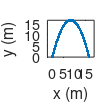

This figure's MATLAB source:
%% Example of Matlab Live Script
% Here, let us illustrate how a live script works. A live script provides for 
% a level of interaction that a regular script does not.
% Equation of projectile motion
% Let us assume that the x-axis is the horizontal ground and the y axis points 
% upwards. We have a projectile, with initial position $(x_{0},y_{0})=(0,0)$ and 
% with initial speed of V and an initial angle (relative to the ground) of $\theta$. 
% The horizontal and vertical position of the projectile are given by (assuming 
% no air resistance)
% 
% $$x(t) = V\cos(\theta)\;t$$
% 
% $$y(t)=V\sin(\theta)\; t -\frac{1}{2}gt^{2}$$
% 
% where g is the gravitational acceleration. Therefore, the trajectory is controlled 
% by the initial speed and the launch angle. If you are curious about how I inserted 
% equations, please to go the _insert_ tab and click on the _equation_ option. 
% You can use an equation editor (much like found in MS Word), or you can choose 
% to insert an equation using <https://www.overleaf.com/learn/latex/Mathematical_expressions 
% LaTeX> commands. Note also that you can include hyperlinks (see previous sentence).
% Interactive plot
% Below, select V (m/s) and $\theta$ (deg). Note: it's pretty cool that you 
% can insert interactive <https://www.mathworks.com/help/matlab/matlab_prog/add-interactive-controls-to-a-live-script.html 
% controls> like the sliders below. Again, see the _insert_ menu and look for 
% the _control_ drop-down box. 

%define the parameters
V = 18.6 
theta = 76
g = 9.81;    %gravity in SI units
%solve for final time
tf=2*V*sind(theta)/g;
t=linspace(0,tf,100);
x=V*cosd(theta)*t;
y=V*sind(theta)*t-1/2*g*t.^2;
figure(1)
set(gcf,'PaperPosition',[1,1,1,1])
plot(x,y,'.');
xlabel('x (m)'); ylabel('y (m)'); axis equal;